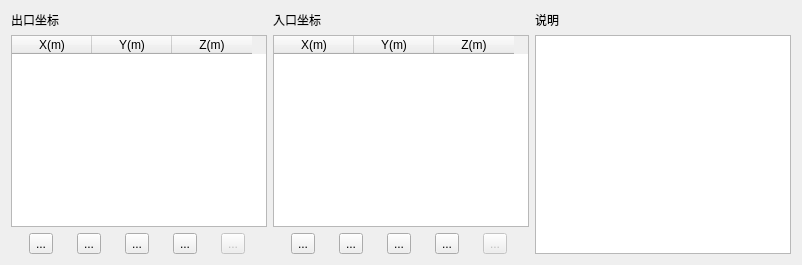
      <widget class="QWidget" name="tab_inOutlet">
       <attribute name="title">
        <string>出入口配置</string>
       </attribute>
       <layout class="QHBoxLayout" name="horizontalLayout_20">
        <item>
         <widget class="QFrame" name="frame_32">
          <property name="frameShape">
           <enum>QFrame::NoFrame</enum>
          </property>
          <property name="frameShadow">
           <enum>QFrame::Raised</enum>
          </property>
          <layout class="QVBoxLayout" name="verticalLayout_24">
           <property name="leftMargin">
            <number>0</number>
           </property>
           <property name="topMargin">
            <number>0</number>
           </property>
           <property name="rightMargin">
            <number>0</number>
           </property>
           <property name="bottomMargin">
            <number>0</number>
           </property>
           <item>
            <widget class="QLabel" name="label_21">
             <property name="text">
              <string>出口坐标</string>
             </property>
            </widget>
           </item>
           <item>
            <widget class="QTableWidget" name="tableWidget_outletCoordinates">
             <property name="sizePolicy">
              <sizepolicy hsizetype="Preferred" vsizetype="Expanding">
               <horstretch>0</horstretch>
               <verstretch>0</verstretch>
              </sizepolicy>
             </property>
             <attribute name="horizontalHeaderDefaultSectionSize">
              <number>80</number>
             </attribute>
             <attribute name="verticalHeaderDefaultSectionSize">
              <number>80</number>
             </attribute>
             <column>
              <property name="text">
               <string>X(m)</string>
              </property>
             </column>
             <column>
              <property name="text">
               <string>Y(m)</string>
              </property>
             </column>
             <column>
              <property name="text">
               <string>Z(m)</string>
              </property>
             </column>
            </widget>
           </item>
           <item>
            <widget class="QFrame" name="frame_35">
             <property name="frameShape">
              <enum>QFrame::NoFrame</enum>
             </property>
             <property name="frameShadow">
              <enum>QFrame::Raised</enum>
             </property>
             <layout class="QHBoxLayout" name="horizontalLayout_21">
              <property name="leftMargin">
               <number>0</number>
              </property>
              <property name="topMargin">
               <number>0</number>
              </property>
              <property name="rightMargin">
               <number>0</number>
              </property>
              <property name="bottomMargin">
               <number>0</number>
              </property>
              <item>
               <widget class="QToolButton" name="toolButton_outletAdd">
                <property name="text">
                 <string>...</string>
                </property>
                <property name="icon">
                 <iconset resource="GFS_Resource.qrc">
                  <normaloff>:/plus.png</normaloff>:/plus.png</iconset>
                </property>
               </widget>
              </item>
              <item>
               <widget class="QToolButton" name="toolButton_outletDelete">
                <property name="text">
                 <string>...</string>
                </property>
                <property name="icon">
                 <iconset resource="GFS_Resource.qrc">
                  <normaloff>:/minus.png</normaloff>:/minus.png</iconset>
                </property>
               </widget>
              </item>
              <item>
               <widget class="QToolButton" name="toolButton_outletOK">
                <property name="text">
                 <string>...</string>
                </property>
                <property name="icon">
                 <iconset resource="GFS_Resource.qrc">
                  <normaloff>:/check.png</normaloff>:/check.png</iconset>
                </property>
               </widget>
              </item>
              <item>
               <widget class="QToolButton" name="toolButton_outletCancel">
                <property name="text">
                 <string>...</string>
                </property>
                <property name="icon">
                 <iconset resource="GFS_Resource.qrc">
                  <normaloff>:/uncheck.png</normaloff>:/uncheck.png</iconset>
                </property>
               </widget>
              </item>
              <item>
               <widget class="QToolButton" name="toolButton_10">
                <property name="enabled">
                 <bool>false</bool>
                </property>
                <property name="text">
                 <string>...</string>
                </property>
                <property name="icon">
                 <iconset resource="GFS_Resource.qrc">
                  <normaloff>:/yellow-flag.png</normaloff>:/yellow-flag.png</iconset>
                </property>
               </widget>
              </item>
             </layout>
            </widget>
           </item>
          </layout>
         </widget>
        </item>
        <item>
         <widget class="QFrame" name="frame_33">
          <property name="frameShape">
           <enum>QFrame::NoFrame</enum>
          </property>
          <property name="frameShadow">
           <enum>QFrame::Raised</enum>
          </property>
          <layout class="QVBoxLayout" name="verticalLayout_25">
           <property name="leftMargin">
            <number>0</number>
           </property>
           <property name="topMargin">
            <number>0</number>
           </property>
           <property name="rightMargin">
            <number>0</number>
           </property>
           <property name="bottomMargin">
            <number>0</number>
           </property>
           <item>
            <widget class="QLabel" name="label_25">
             <property name="text">
              <string>入口坐标</string>
             </property>
            </widget>
           </item>
           <item>
            <widget class="QTableWidget" name="tableWidget_inletCoordinates">
             <property name="sizePolicy">
              <sizepolicy hsizetype="Preferred" vsizetype="Expanding">
               <horstretch>0</horstretch>
               <verstretch>0</verstretch>
              </sizepolicy>
             </property>
             <attribute name="horizontalHeaderDefaultSectionSize">
              <number>80</number>
             </attribute>
             <attribute name="verticalHeaderDefaultSectionSize">
              <number>80</number>
             </attribute>
             <column>
              <property name="text">
               <string>X(m)</string>
              </property>
             </column>
             <column>
              <property name="text">
               <string>Y(m)</string>
              </property>
             </column>
             <column>
              <property name="text">
               <string>Z(m)</string>
              </property>
             </column>
            </widget>
           </item>
           <item>
            <widget class="QFrame" name="frame_36">
             <property name="frameShape">
              <enum>QFrame::NoFrame</enum>
             </property>
             <property name="frameShadow">
              <enum>QFrame::Raised</enum>
             </property>
             <layout class="QHBoxLayout" name="horizontalLayout_26">
              <property name="leftMargin">
               <number>0</number>
              </property>
              <property name="topMargin">
               <number>0</number>
              </property>
              <property name="rightMargin">
               <number>0</number>
              </property>
              <property name="bottomMargin">
               <number>0</number>
              </property>
              <item>
               <widget class="QToolButton" name="toolButton_inletAdd">
                <property name="text">
                 <string>...</string>
                </property>
                <property name="icon">
                 <iconset resource="GFS_Resource.qrc">
                  <normaloff>:/plus.png</normaloff>:/plus.png</iconset>
                </property>
               </widget>
              </item>
              <item>
               <widget class="QToolButton" name="toolButton_inletDelete">
                <property name="text">
                 <string>...</string>
                </property>
                <property name="icon">
                 <iconset resource="GFS_Resource.qrc">
                  <normaloff>:/minus.png</normaloff>:/minus.png</iconset>
                </property>
               </widget>
              </item>
              <item>
               <widget class="QToolButton" name="toolButton_inletOK">
                <property name="text">
                 <string>...</string>
                </property>
                <property name="icon">
                 <iconset resource="GFS_Resource.qrc">
                  <normaloff>:/check.png</normaloff>:/check.png</iconset>
                </property>
               </widget>
              </item>
              <item>
               <widget class="QToolButton" name="toolButton_inletCancel">
                <property name="text">
                 <string>...</string>
                </property>
                <property name="icon">
                 <iconset resource="GFS_Resource.qrc">
                  <normaloff>:/uncheck.png</normaloff>:/uncheck.png</iconset>
                </property>
               </widget>
              </item>
              <item>
               <widget class="QToolButton" name="toolButton_15">
                <property name="enabled">
                 <bool>false</bool>
                </property>
                <property name="text">
                 <string>...</string>
                </property>
                <property name="icon">
                 <iconset resource="GFS_Resource.qrc">
                  <normaloff>:/yellow-flag.png</normaloff>:/yellow-flag.png</iconset>
                </property>
               </widget>
              </item>
             </layout>
            </widget>
           </item>
          </layout>
         </widget>
        </item>
        <item>
         <widget class="QFrame" name="frame_34">
          <property name="frameShape">
           <enum>QFrame::NoFrame</enum>
          </property>
          <property name="frameShadow">
           <enum>QFrame::Raised</enum>
          </property>
          <layout class="QVBoxLayout" name="verticalLayout_26">
           <property name="leftMargin">
            <number>0</number>
           </property>
           <property name="topMargin">
            <number>0</number>
           </property>
           <property name="rightMargin">
            <number>0</number>
           </property>
           <property name="bottomMargin">
            <number>0</number>
           </property>
           <item>
            <widget class="QLabel" name="label_26">
             <property name="text">
              <string>说明</string>
             </property>
            </widget>
           </item>
           <item>
            <widget class="QPlainTextEdit" name="plainTextEdit_inoutIntroduction"/>
           </item>
          </layout>
         </widget>
        </item>
       </layout>
      </widget>
